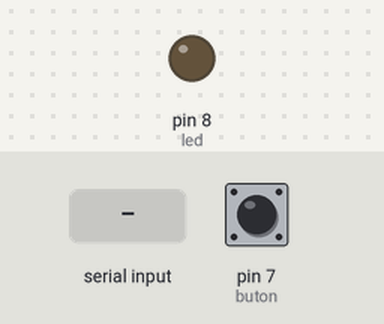
The sketch below on a simulated Arduino Uno, built with avr-gcc and run on an emulated ATmega328P. Shown: output pins drawn as LEDs (lit = HIGH). Inputs (shaded band) come from the test bench; at power-on: pin 7 (buton) LOW. What the sketch prints to the serial monitor is not drawn.

Above: at 1.2 s.
1.3 s: byte 1 (1) received over Serial
At 1.7 s:
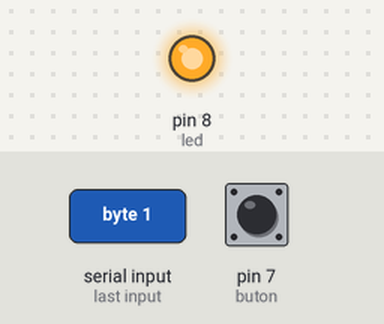
2.8 s: pin 7 (buton) pulled HIGH for 0.15 s
Timing chart, 0 to 5.8 s (numbered marks = the images above; inputs shaded):
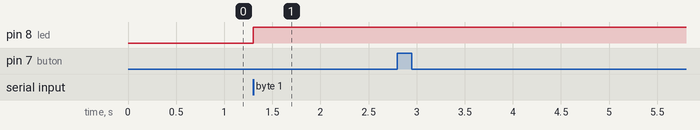

Measured:
- after the input at 1.3 s, pin 8 (led): LOW → HIGH at once
- after the input at 2.8 s, every drawn part: stays the same

The sketch:

Kod.ino
```cpp
//2 Arduino için de kod aynıdır.
int led = 8;
int buton = 7;
bool durum = false;
void setup() {
  Serial.begin(9600);
  pinMode(led, OUTPUT);
  pinMode(buton, INPUT);
}
void loop() {
  if (Serial.available()) {
    if (Serial.read() == 1) {
      durum = !durum;
      digitalWrite(led, durum);
    }
  }
  if (digitalRead(buton)) {
    Serial.write(1);
    delay(300);
  }
}
```
